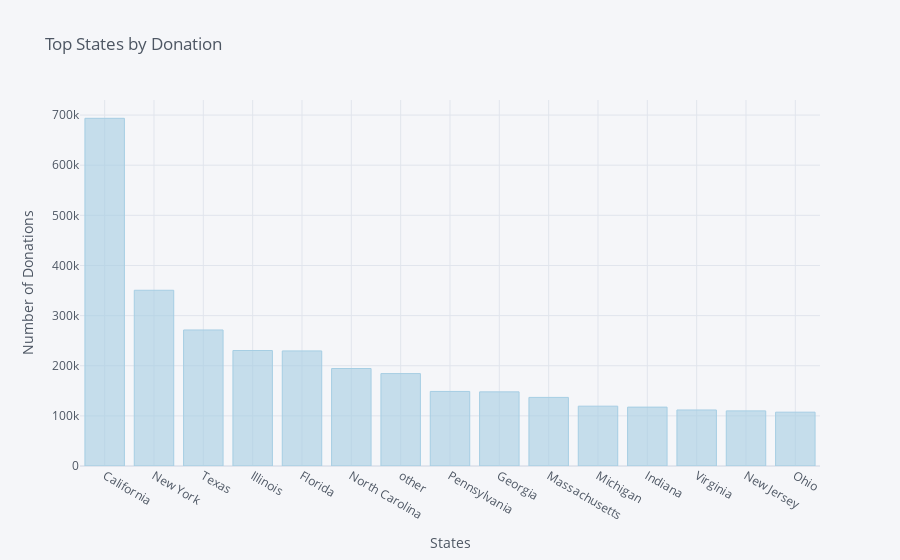

The notebook cell saved with this chart:
### Code cell
s3.iplot(kind='bar',xTitle='States',yTitle='Number of Donations',title='Top States by Donation',colorscale='paired' )

### Figure 1 — Plotly figure (JSON) as saved in the notebook; plotly's stock layout.template omitted (floating-point values rounded to 4 significant figures)
{"data": [{"marker": {"color": "rgba(166, 206, 227, 0.6)", "line": {"color": "rgba(166, 206, 227, 1.0)", "width": 1}}, "name": "Donation ID", "orientation": "v", "text": "", "type": "bar", "x": ["California", "New York", "Texas", "Illinois", "Florida", "North Carolina", "other", "Pennsylvania", "Georgia", "Massachusetts", "Michigan", "Indiana", "Virginia", "New Jersey", "Ohio"], "y": [693577, 350553, 271348, 230350, 229542, 194465, 184324, 148752, 147897, 136845, 119337, 117470, 111740, 109926, 107401]}], "layout": {"legend": {"bgcolor": "#F5F6F9", "font": {"color": "#4D5663"}}, "paper_bgcolor": "#F5F6F9", "plot_bgcolor": "#F5F6F9", "title": {"font": {"color": "#4D5663"}, "text": "Top States by Donation"}, "xaxis": {"gridcolor": "#E1E5ED", "showgrid": true, "tickfont": {"color": "#4D5663"}, "title": {"font": {"color": "#4D5663"}, "text": "States"}, "zerolinecolor": "#E1E5ED"}, "yaxis": {"gridcolor": "#E1E5ED", "showgrid": true, "tickfont": {"color": "#4D5663"}, "title": {"font": {"color": "#4D5663"}, "text": "Number of Donations"}, "zerolinecolor": "#E1E5ED"}}}
